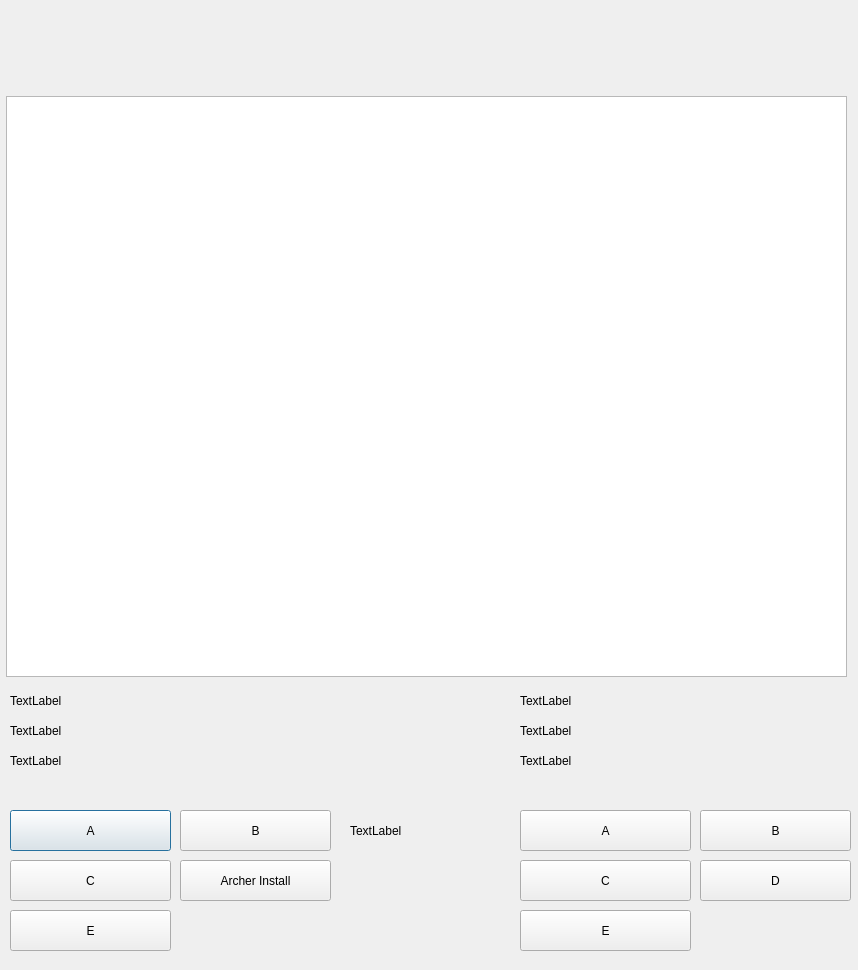
<?xml version="1.0" encoding="UTF-8"?>
<ui version="4.0">
 <class>TwoPlayers</class>
 <widget class="QDialog" name="TwoPlayers">
  <property name="geometry">
   <rect>
    <x>0</x>
    <y>0</y>
    <width>858</width>
    <height>970</height>
   </rect>
  </property>
  <property name="windowTitle">
   <string>Dialog</string>
  </property>
  <widget class="QGraphicsView" name="graphicsView">
   <property name="geometry">
    <rect>
     <x>6</x>
     <y>96</y>
     <width>841</width>
     <height>581</height>
    </rect>
   </property>
  </widget>
  <widget class="QPushButton" name="pushButton">
   <property name="geometry">
    <rect>
     <x>10</x>
     <y>810</y>
     <width>161</width>
     <height>41</height>
    </rect>
   </property>
   <property name="text">
    <string>A</string>
   </property>
  </widget>
  <widget class="QPushButton" name="pushButton_2">
   <property name="geometry">
    <rect>
     <x>180</x>
     <y>810</y>
     <width>151</width>
     <height>41</height>
    </rect>
   </property>
   <property name="text">
    <string>B</string>
   </property>
  </widget>
  <widget class="QPushButton" name="pushButton_3">
   <property name="geometry">
    <rect>
     <x>10</x>
     <y>860</y>
     <width>161</width>
     <height>41</height>
    </rect>
   </property>
   <property name="text">
    <string>C</string>
   </property>
  </widget>
  <widget class="QPushButton" name="pushButton_4">
   <property name="geometry">
    <rect>
     <x>180</x>
     <y>860</y>
     <width>151</width>
     <height>41</height>
    </rect>
   </property>
   <property name="text">
    <string>Archer Install</string>
   </property>
  </widget>
  <widget class="QPushButton" name="pushButton_5">
   <property name="geometry">
    <rect>
     <x>10</x>
     <y>910</y>
     <width>161</width>
     <height>41</height>
    </rect>
   </property>
   <property name="text">
    <string>E</string>
   </property>
  </widget>
  <widget class="QPushButton" name="pushButton_6">
   <property name="geometry">
    <rect>
     <x>520</x>
     <y>810</y>
     <width>171</width>
     <height>41</height>
    </rect>
   </property>
   <property name="text">
    <string>A</string>
   </property>
  </widget>
  <widget class="QPushButton" name="pushButton_7">
   <property name="geometry">
    <rect>
     <x>700</x>
     <y>810</y>
     <width>151</width>
     <height>41</height>
    </rect>
   </property>
   <property name="text">
    <string>B</string>
   </property>
  </widget>
  <widget class="QPushButton" name="pushButton_8">
   <property name="geometry">
    <rect>
     <x>520</x>
     <y>860</y>
     <width>171</width>
     <height>41</height>
    </rect>
   </property>
   <property name="text">
    <string>C</string>
   </property>
  </widget>
  <widget class="QPushButton" name="pushButton_9">
   <property name="geometry">
    <rect>
     <x>700</x>
     <y>860</y>
     <width>151</width>
     <height>41</height>
    </rect>
   </property>
   <property name="text">
    <string>D</string>
   </property>
  </widget>
  <widget class="QPushButton" name="pushButton_10">
   <property name="geometry">
    <rect>
     <x>520</x>
     <y>910</y>
     <width>171</width>
     <height>41</height>
    </rect>
   </property>
   <property name="text">
    <string>E</string>
   </property>
  </widget>
  <widget class="QLabel" name="label">
   <property name="geometry">
    <rect>
     <x>10</x>
     <y>690</y>
     <width>241</width>
     <height>21</height>
    </rect>
   </property>
   <property name="text">
    <string>TextLabel</string>
   </property>
  </widget>
  <widget class="QLabel" name="label_2">
   <property name="geometry">
    <rect>
     <x>10</x>
     <y>720</y>
     <width>231</width>
     <height>21</height>
    </rect>
   </property>
   <property name="text">
    <string>TextLabel</string>
   </property>
  </widget>
  <widget class="QLabel" name="label_3">
   <property name="geometry">
    <rect>
     <x>10</x>
     <y>750</y>
     <width>231</width>
     <height>21</height>
    </rect>
   </property>
   <property name="text">
    <string>TextLabel</string>
   </property>
  </widget>
  <widget class="QLabel" name="label_4">
   <property name="geometry">
    <rect>
     <x>520</x>
     <y>690</y>
     <width>311</width>
     <height>21</height>
    </rect>
   </property>
   <property name="text">
    <string>TextLabel</string>
   </property>
  </widget>
  <widget class="QLabel" name="label_5">
   <property name="geometry">
    <rect>
     <x>520</x>
     <y>720</y>
     <width>321</width>
     <height>21</height>
    </rect>
   </property>
   <property name="text">
    <string>TextLabel</string>
   </property>
  </widget>
  <widget class="QLabel" name="label_6">
   <property name="geometry">
    <rect>
     <x>520</x>
     <y>750</y>
     <width>321</width>
     <height>21</height>
    </rect>
   </property>
   <property name="text">
    <string>TextLabel</string>
   </property>
  </widget>
  <widget class="QLabel" name="label_7">
   <property name="geometry">
    <rect>
     <x>350</x>
     <y>810</y>
     <width>151</width>
     <height>41</height>
    </rect>
   </property>
   <property name="text">
    <string>TextLabel</string>
   </property>
  </widget>
 </widget>
 <resources/>
 <connections/>
</ui>
